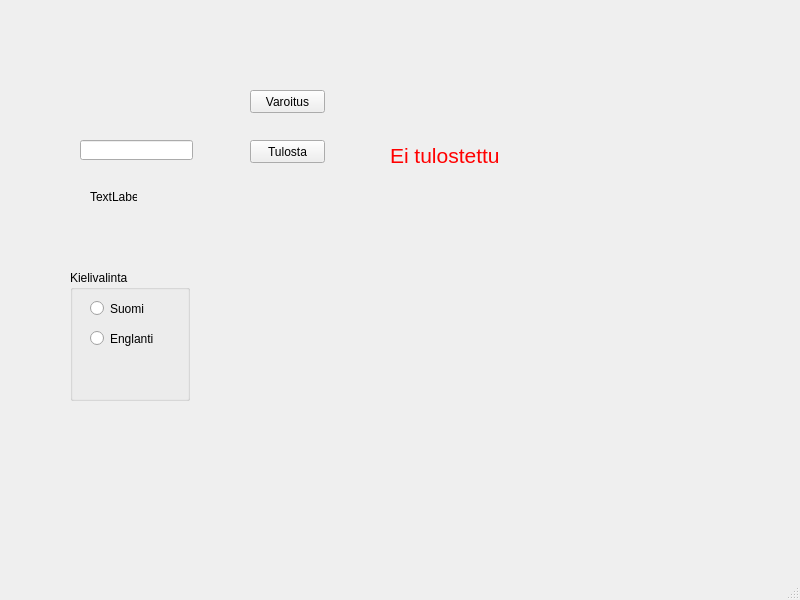
<?xml version="1.0" encoding="UTF-8"?>
<ui version="4.0">
 <class>MainWindow</class>
 <widget class="QMainWindow" name="MainWindow">
  <property name="geometry">
   <rect>
    <x>0</x>
    <y>0</y>
    <width>800</width>
    <height>600</height>
   </rect>
  </property>
  <property name="windowTitle">
   <string>MainWindow</string>
  </property>
  <widget class="QWidget" name="centralwidget">
   <widget class="QPushButton" name="tulostaPushButton">
    <property name="geometry">
     <rect>
      <x>250</x>
      <y>140</y>
      <width>75</width>
      <height>23</height>
     </rect>
    </property>
    <property name="text">
     <string>Tulosta</string>
    </property>
   </widget>
   <widget class="QLineEdit" name="lineEdit">
    <property name="geometry">
     <rect>
      <x>80</x>
      <y>140</y>
      <width>113</width>
      <height>20</height>
     </rect>
    </property>
   </widget>
   <widget class="QLabel" name="showTextLabel">
    <property name="geometry">
     <rect>
      <x>90</x>
      <y>190</y>
      <width>47</width>
      <height>13</height>
     </rect>
    </property>
    <property name="text">
     <string>TextLabel</string>
    </property>
   </widget>
   <widget class="QGroupBox" name="languageGroupBox">
    <property name="geometry">
     <rect>
      <x>70</x>
      <y>270</y>
      <width>120</width>
      <height>131</height>
     </rect>
    </property>
    <property name="title">
     <string>Kielivalinta</string>
    </property>
    <widget class="QRadioButton" name="suomiRadioButton">
     <property name="geometry">
      <rect>
       <x>20</x>
       <y>30</y>
       <width>82</width>
       <height>17</height>
      </rect>
     </property>
     <property name="text">
      <string>Suomi</string>
     </property>
    </widget>
    <widget class="QRadioButton" name="englishRadioButton">
     <property name="geometry">
      <rect>
       <x>20</x>
       <y>60</y>
       <width>82</width>
       <height>17</height>
      </rect>
     </property>
     <property name="text">
      <string>Englanti</string>
     </property>
    </widget>
   </widget>
   <widget class="QLabel" name="tulostusStatusLabel">
    <property name="geometry">
     <rect>
      <x>390</x>
      <y>140</y>
      <width>150</width>
      <height>30</height>
     </rect>
    </property>
    <property name="font">
     <font>
      <pointsize>16</pointsize>
     </font>
    </property>
    <property name="styleSheet">
     <string notr="true">
color: rgb(255, 0, 0);</string>
    </property>
    <property name="text">
     <string>Ei tulostettu</string>
    </property>
   </widget>
   <widget class="QPushButton" name="varoitaPushButton">
    <property name="geometry">
     <rect>
      <x>250</x>
      <y>90</y>
      <width>75</width>
      <height>23</height>
     </rect>
    </property>
    <property name="text">
     <string>Varoitus</string>
    </property>
   </widget>
  </widget>
  <widget class="QMenuBar" name="menubar">
   <property name="geometry">
    <rect>
     <x>0</x>
     <y>0</y>
     <width>800</width>
     <height>21</height>
    </rect>
   </property>
  </widget>
  <widget class="QStatusBar" name="statusbar"/>
 </widget>
 <resources/>
 <connections>
  <connection>
   <sender>lineEdit</sender>
   <signal>textEdited(QString)</signal>
   <receiver>showTextLabel</receiver>
   <slot>setText(QString)</slot>
   <hints>
    <hint type="sourcelabel">
     <x>111</x>
     <y>173</y>
    </hint>
    <hint type="destinationlabel">
     <x>109</x>
     <y>215</y>
    </hint>
   </hints>
  </connection>
 </connections>
</ui>
